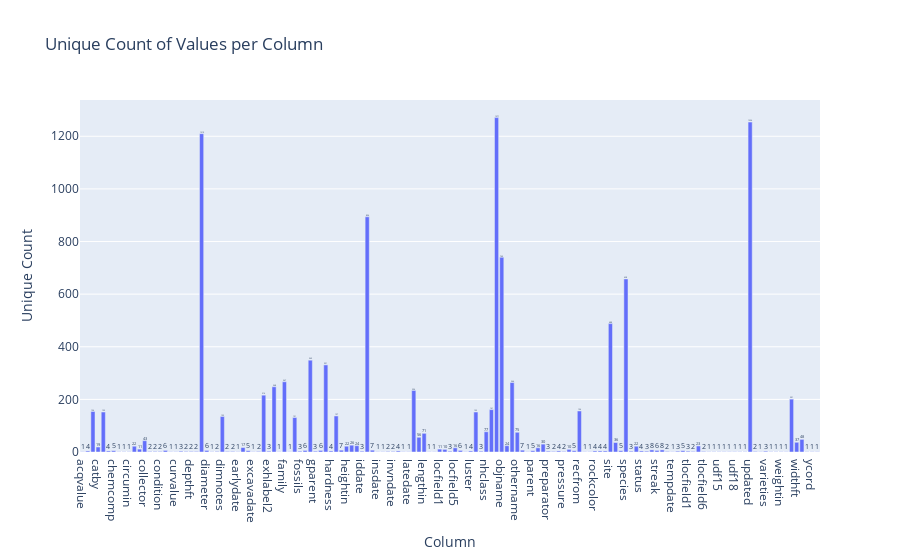

Notebook cell for this chart:
### Code cell
# Display the summary as an interactive table
fig = px.bar(summary_df, x='Column', y='Unique Count', text='Unique Count', title='Unique Count of Values per Column')
fig.update_traces(textposition='outside')
fig.show()

### Figure 1 — Plotly figure (JSON) as saved in the notebook; plotly's stock layout.template omitted (floating-point values rounded to 4 significant figures; data arrays with more than 128 entries replaced by an {"elided": "..."} marker saying what was removed)
{"data": [{"alignmentgroup": "True", "hovertemplate": "Column=%{x}<br>Unique Count=%{text}<extra></extra>", "legendgroup": "", "marker": {"color": "#636efa", "pattern": {"shape": ""}}, "name": "", "offsetgroup": "", "orientation": "v", "showlegend": false, "text": {"elided": "143 int values"}, "textposition": "outside", "type": "bar", "x": {"elided": "143 str values"}, "xaxis": "x", "y": {"elided": "143 int values"}, "yaxis": "y"}], "layout": {"autosize": true, "barmode": "relative", "legend": {"tracegroupgap": 0}, "title": {"text": "Unique Count of Values per Column"}, "xaxis": {"anchor": "y", "autorange": true, "domain": [0, 1], "range": [-0.5, 142.5], "title": {"text": "Column"}, "type": "category"}, "yaxis": {"anchor": "x", "autorange": true, "domain": [0, 1], "range": [0, 1338.0], "title": {"text": "Unique Count"}, "type": "linear"}}}
